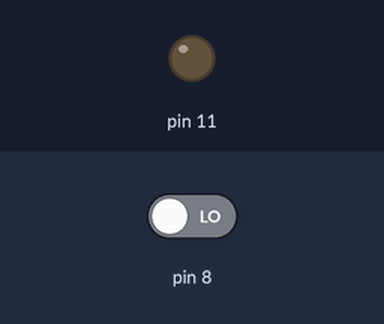
This sketch was run on a simulated Arduino Uno, built with avr-gcc and run on an emulated ATmega328P. Shown: output pins drawn as LEDs (lit = HIGH). The inputs (shaded band) are chosen by the test bench; at power-on: pin 8 LOW.

Above: at 1.2 s.
1.3 s: pin 8 driven HIGH
At 3.7 s:
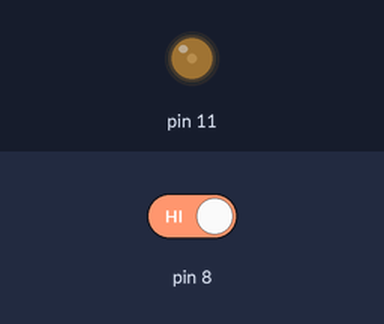
At 6.2 s:
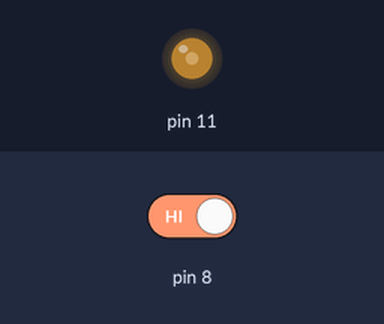
13.3 s: pin 8 driven LOW
Timing chart, 0 to 16.3 s (numbered marks = the images above; inputs shaded):
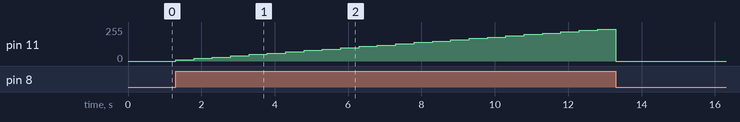

Measured:
- after the input at 1.3 s, pin 11: moves from 0/255 to 240/255 over 11.5 s, starting at once

The sketch:

210407.ino
```cpp
/**
   버튼을 누르면 3색 LED 색 중 하나가 점점 밝아지다가(+1)
   MAX가 되면 불 꺼짐(0)
   이걸 반복
*/
int r = 0; // loop 돌 때마다 0이 되는걸 방지하기 위해 전역변수로 선언함

void setup()
{
  pinMode(8, INPUT);
}

void loop()
{
  if (digitalRead(8) == HIGH) {
    r += 10;
    if (r > 255) { // 불 꺼지는 조건(end 조건)
      r = 0;
    }
    analogWrite(11, r);
    delay(500);
  } else {
    analogWrite(11, 0);
    r = 0;
  }
}
```
